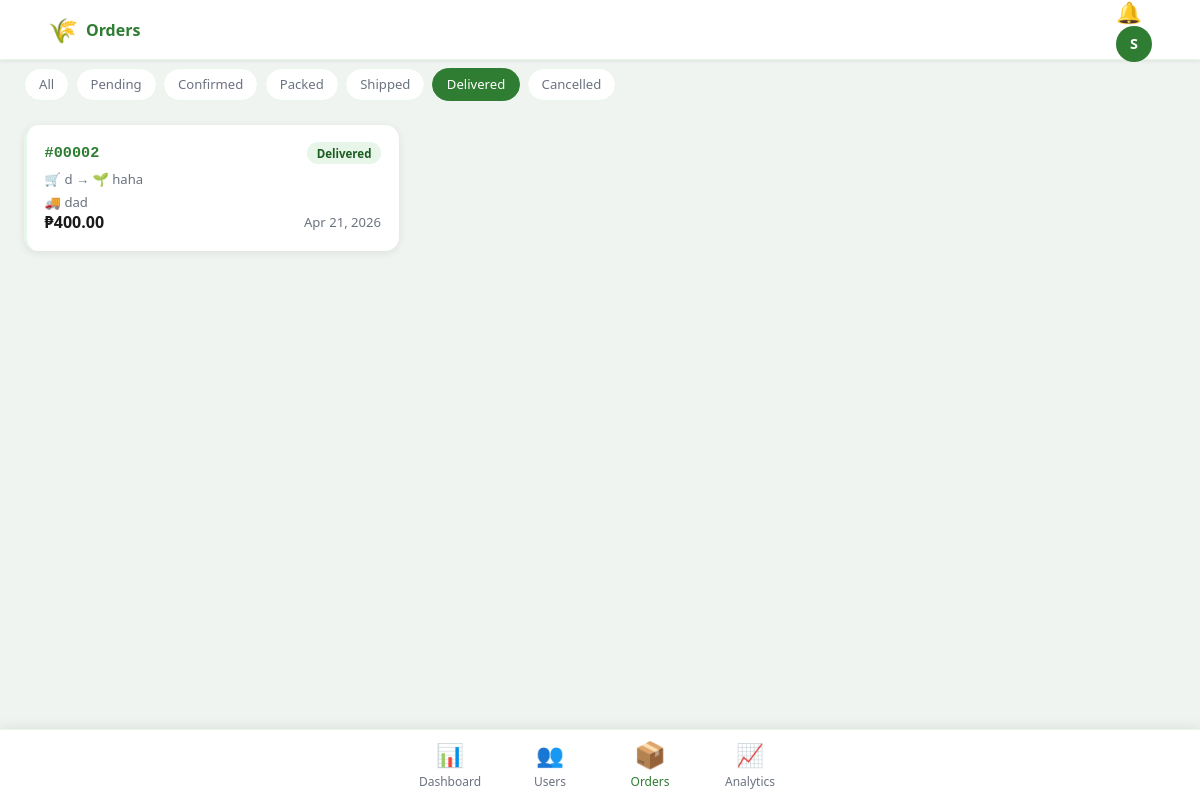
/admin/orders?status=delivered (signed in), run on the app's committed database.
### tables this page shows
CREATE TABLE users (
    id              INTEGER PRIMARY KEY AUTOINCREMENT,
    full_name       TEXT    NOT NULL,
    email           TEXT    NOT NULL UNIQUE,
    password_hash   TEXT    NOT NULL,
    role            TEXT    NOT NULL DEFAULT 'buyer' CHECK(role IN ('admin','farmer','buyer','driver')),
    phone           TEXT,
    address         TEXT,
    lat             REAL,
    lng             REAL,
    profile_photo   TEXT,
    is_approved     INTEGER NOT NULL DEFAULT 0,
    is_active       INTEGER NOT NULL DEFAULT 1,
    created_at      TEXT    DEFAULT (datetime('now','localtime'))
);

CREATE TABLE orders (
    id               INTEGER PRIMARY KEY AUTOINCREMENT,
    buyer_id         INTEGER NOT NULL REFERENCES users(id) ON DELETE CASCADE,
    farmer_id        INTEGER NOT NULL REFERENCES users(id) ON DELETE CASCADE,
    driver_id        INTEGER REFERENCES users(id) ON DELETE SET NULL,
    total_amount     REAL    NOT NULL DEFAULT 0,
    payment_method   TEXT    DEFAULT 'cod' CHECK(payment_method IN ('cod','online')),
    payment_status   TEXT    DEFAULT 'pending' CHECK(payment_status IN ('pending','paid','failed')),
    shipping_address TEXT    NOT NULL,
    contact_number   TEXT    NOT NULL,
    buyer_lat        REAL,
    buyer_lng        REAL,
    status           TEXT    DEFAULT 'pending'
                     CHECK(status IN ('pending','confirmed','packed','shipped','delivered','cancelled')),
    estimated_delivery TEXT,
    notes            TEXT,
    cancelled_reason TEXT,
    created_at       TEXT    DEFAULT (datetime('now','localtime')),
    updated_at       TEXT    DEFAULT (datetime('now','localtime'))
, delivery_proof TEXT);

### routes/admin.py (the view)
@admin_bp.route('/orders')
@admin_required
def orders():
    status = request.args.get('status', '')
    where, params = [], []
    if status:
        where.append("o.status=?"); params.append(status)
    w = ('WHERE ' + ' AND '.join(where)) if where else ''
    orders = query(
        f"SELECT o.*,b.full_name as buyer_name,f.full_name as farmer_name,d.full_name as driver_name "
        f"FROM orders o JOIN users b ON o.buyer_id=b.id JOIN users f ON o.farmer_id=f.id "
        f"LEFT JOIN users d ON o.driver_id=d.id {w} ORDER BY o.created_at DESC",
        params, fetchall=True) or []
    drivers = query(
        "SELECT u.id,u.full_name,dp.vehicle_type FROM users u "
        "JOIN driver_profiles dp ON u.id=dp.user_id "
        "WHERE u.role='driver' AND u.is_approved=1 AND dp.availability='available'",
        fetchall=True) or []
    return render_template('admin/orders.html', orders=orders, status_filter=status, drivers=drivers)

### db.py (called while the page is built)
def get_db():
    if 'db' not in g:
        db = sqlite3.connect(DB_PATH)
        db.row_factory = sqlite3.Row   # dict-like rows
        db.execute("PRAGMA journal_mode=WAL")
        db.execute("PRAGMA foreign_keys=ON")
        g.db = db
    return g.db

def query(sql, params=None, fetchone=False, fetchall=False, commit=False):
    sql = sql.replace('%s', '?')
    db  = get_db()
    cur = db.execute(sql, params or ())
    result = None
    if fetchone:
        row = cur.fetchone()
        result = dict(row) if row else None
    elif fetchall:
        rows = cur.fetchall()
        result = [dict(r) for r in rows]
    if commit:
        db.commit()
        result = cur.lastrowid
    return result

### extensions.py (called while the page is built)
@login_manager.user_loader
def load_user(uid):
    row = query('SELECT * FROM users WHERE id=%s', (uid,), fetchone=True)
    return User(row) if row else None

    @property
    def is_authenticated(self): return True

### routes/admin.py (called while the page is built)
def admin_required(f):
    @wraps(f)
    @login_required
    def decorated(*a, **kw):
        if current_user.role != 'admin':
            flash('Admin access required.', 'error')
            return redirect(url_for('auth.login'))
        return f(*a, **kw)
    return decorated

### templates/admin/orders.html (shortened to what this page needs)
{% extends 'base.html' %}
{% block page_title %}Orders{% endblock %}
{% block content %}
<div class="filter-tabs">
  {% for s, label in [('','All'),('pending','Pending'),('confirmed','Confirmed'),('packed','Packed'),('shipped','Shipped'),('delivered','Delivered'),('cancelled','Cancelled')] %}
  <a href="{{ url_for('admin.orders', status=s) }}" class="filter-tab {% if status_filter == s %}active{% endif %}">{{ label }}</a>
  {% endfor %}
</div>
<div class="manage-list">
  {% for o in orders %}
  <div class="order-card admin-order">
    <div class="order-card-top">
      <span class="order-id">#{{ '%05d'|format(o.id) }}</span>
      <span class="status-pill status-{{ o.status }}">{{ o.status|capitalize }}</span>
    </div>
    <div class="order-parties">
      <span>🛒 {{ o.buyer_name }}</span> → <span>🌱 {{ o.farmer_name }}</span>
    </div>
    {% if o.driver_name %}<div class="muted">🚚 {{ o.driver_name }}</div>{% endif %}
    <div class="order-card-bottom">
      <span class="order-amount">₱{{ "%.2f"|format(o.total_amount|float) }}</span>
      <span class="muted">{{ o.created_at|dt('%b %d, %Y') }}</span>
    </div>
  </div>
  {% endfor %}
</div>
{% endblock %}

### templates/base.html (shortened to what this page needs)
<!DOCTYPE html>
<html lang="en">
<head>
<link rel="stylesheet" href="{{ url_for('static', filename='css/app.css') }}">
</head>
<body class="role-{{ current_user.role if current_user.is_authenticated else 'guest' }}">
{% if current_user.is_authenticated %}
<header class="app-bar">
  <div class="app-bar-left">
    {% block app_bar_left %}
    <span class="app-logo">🌾</span>
    <span class="app-title">{% block page_title %}AgriMarket{% endblock %}</span>
    {% endblock %}
  </div>
  <div class="app-bar-right">
    <a href="{{ url_for('notif.index') }}" class="notif-icon" id="notifIcon">
    </a>
    <div class="avatar-btn" onclick="toggleMenu()">
      {{ current_user.full_name[0].upper() }}
    </div>
  </div>
</header>
<main class="page-content {% block content_class %}{% endblock %}">
  {% block content %}{% endblock %}
</main>
{% block bottom_nav %}
<nav class="bottom-nav">
  {% if current_user.role in ('buyer','farmer') %}
  <a href="{{ url_for('buyer.home') }}" class="bnav-item {% if request.endpoint == 'buyer.home' %}active{% endif %}">
    <span class="bnav-icon">🏠</span><span class="bnav-label">Home</span>
  </a>
  {% if current_user.role == 'farmer' %}
  <a href="{{ url_for('farmer.dashboard') }}" class="bnav-item {% if 'farmer' in request.endpoint %}active{% endif %}">
    <span class="bnav-icon">🌱</span><span class="bnav-label">Farm</span>
  </a>
  {% endif %}
  <a href="{{ url_for('buyer.cart') }}" class="bnav-item {% if request.endpoint == 'buyer.cart' %}active{% endif %}">
    <span class="bnav-icon">🛒</span><span class="bnav-label">Cart</span>
  </a>
  <a href="{{ url_for('buyer.orders') }}" class="bnav-item {% if request.endpoint in ('buyer.orders','buyer.order_detail') %}active{% endif %}">
    <span class="bnav-icon">📦</span><span class="bnav-label">Orders</span>
  </a>
  <a href="{{ url_for('msg.inbox') }}" class="bnav-item {% if 'msg.' in request.endpoint %}active{% endif %}" style="position:relative">
    <span class="bnav-icon">💬</span><span class="bnav-label">Messages</span>
    <span class="msg-nav-badge" id="msgNavBadge" style="display:none"></span>
  </a>
  <a href="{{ url_for('notif.index') }}" class="bnav-item {% if request.endpoint == 'notif.index' %}active{% endif %}">
    <span class="bnav-icon">🔔</span><span class="bnav-label">Alerts</span>
  </a>
  <a href="{{ url_for('buyer.profile') }}" class="bnav-item {% if request.endpoint == 'buyer.profile' %}active{% endif %}">
    <span class="bnav-icon">👤</span><span class="bnav-label">Profile</span>
  </a>
  {% elif current_user.role == 'admin' %}
  <a href="{{ url_for('admin.dashboard') }}" class="bnav-item {% if request.endpoint == 'admin.dashboard' %}active{% endif %}">
    <span class="bnav-icon">📊</span><span class="bnav-label">Dashboard</span>
  </a>
  <a href="{{ url_for('admin.users') }}" class="bnav-item {% if request.endpoint == 'admin.users' %}active{% endif %}">
    <span class="bnav-icon">👥</span><span class="bnav-label">Users</span>
  </a>
  <a href="{{ url_for('admin.orders') }}" class="bnav-item {% if request.endpoint == 'admin.orders' %}active{% endif %}">
    <span class="bnav-icon">📦</span><span class="bnav-label">Orders</span>
  </a>
  <a href="{{ url_for('admin.analytics') }}" class="bnav-item {% if request.endpoint == 'admin.analytics' %}active{% endif %}">
    <span class="bnav-icon">📈</span><span class="bnav-label">Analytics</span>
  </a>
  {% endif %}
</nav>
{% endblock %}
{% else %}
<main class="auth-page">{% block auth_content %}{% endblock %}</main>
{% endif %}
</body>
</html>

### data on the page
users: full_name "S"
orders: id "00002", status "Delivered", buyer_name "d", farmer_name "haha", driver_name "dad", total_amount "400.00", created_at|dt "Apr 21, 2026"

### other printed values
{{ label }} "All" "Pending" "Confirmed" "Packed" "Shipped" "Delivered" "Cancelled"
